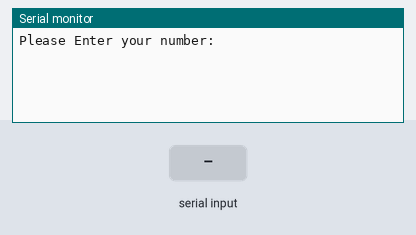
A sketch run on a simulated Arduino Uno, built with avr-gcc and run on an emulated ATmega328P. Shown: the last lines printed to the serial monitor. The inputs (shaded band) are chosen by the test bench.

Above: at 1.2 s.
1.3 s: "90,45\n" received over Serial
At 1.8 s:
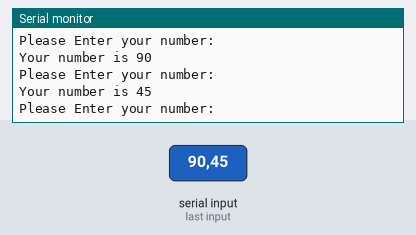
2.8 s: "30,150\n" received over Serial
At 4.2 s:
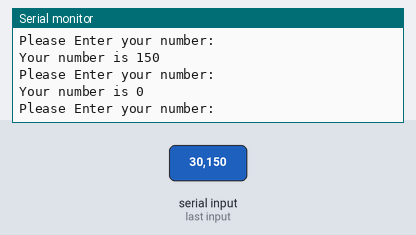
Timing chart, 0 to 5.8 s (numbered marks = the images above; inputs shaded):
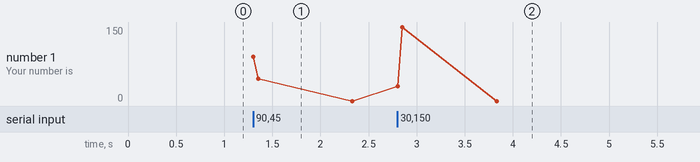

The sketch:

18_Reading_Numbers_Serial_Monitor.ino
```cpp
int my_number;

String message = "Please Enter your number: ";
String message2 = "Your number is ";

void setup() {
  // put your setup code here, to run once:
  Serial.begin(9600);
}

void loop() {
  // put your main code here, to run repeatedly:
  Serial.println(message);

  while(Serial.available() == 0){

  }

  my_number = Serial.parseInt();

  Serial.print(message2);
  Serial.println(my_number);

}
```

Measured:
- after the input at 1.3 s, the serial monitor: prints a new line at once (image 1)
- after the input at 2.8 s, the serial monitor: prints a new line at once (image 2)
